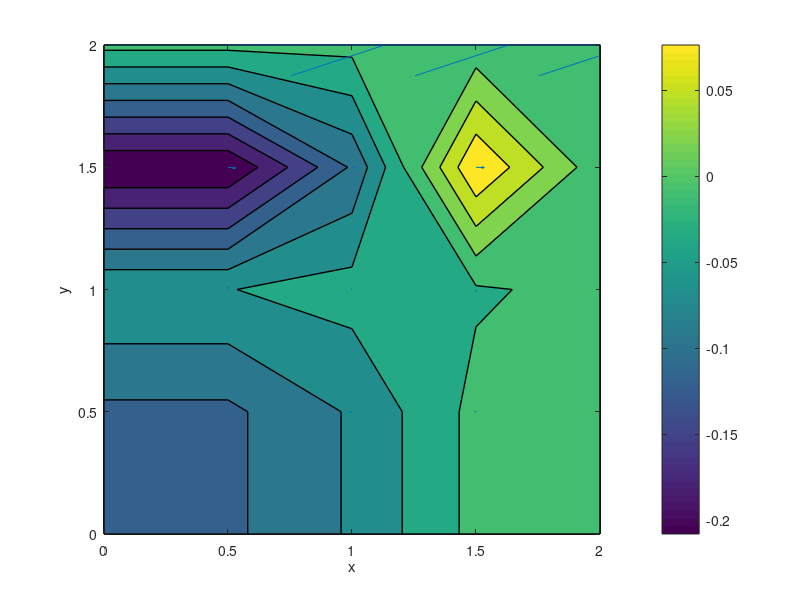

MATLAB code for this plot:
%Step 10 :  Poisson Equation
 
% 
 
clear all
nx=5; ny=5; nt=100; nit=50;
xmin=0; xmax=2; 
ymin=0; ymax=2;
dx = (xmax-xmin)/(nx-1); 
dy=(ymax-ymin)/(ny-1);
x=linspace(0,2,nx);
y=linspace(0,2,ny);
[Y,X]=meshgrid(y,x);
 
rho=1;
nu=0.1;
dt=0.001;
 
 
% Init
u=zeros(ny,nx);
v=zeros(ny,nx);
p=zeros(ny,nx);
b=zeros(ny,nx);
%Pressure Field
%Square Brackets of Poissons Equation
   
 
 
for it = 1:nt+1
        for i=2:(nx-1)
            for j=2:(ny-1)
                b(i,j)=rho*(1/dt*((u(i+1,j)-u(i-1,j))/(2*dx)+(v(i,j+1)-v(i,j-1))/(2*dy))-((u(i+1,j)-u(i-1,j))/(2*dx))^2-2*((u(i,j+1)-u(i,j-1))/(2*dy)*(v(i+1,j)-v(i-1,j))/(2*dx))-((v(i,j+1)-v(i,j-1))/(2*dy))^2);
            end
        end
    for iit=1:nit+1
        pn=p;
        for i=2:(nx-1)
            for j=2:(ny-1) 
            p(i,j)=((pn(i+1,j)+pn(i-1,j))*dy^2+(pn(i,j+1)+pn(i,j-1))*dx^2)/(2*(dx^2+dy^2))-dx^2*dy^2/(2*(dx^2+dy^2))*b(i,j);
            end
        end
        p(:,ny) =p(:,ny-1); %%dp/dy = 0 at y = 2
        p(1,:) = p(2,:);    %%dp/dy = 0 at y = 0
        p(:,1)=p(:,2);      %%dp/dx = 0 at x = 0
        p(:,ny)=0;          %%dp = 0 at y = 2
 
    end
     
    un = u;
    vn = v;
     
    for j=2:nx-1
        for i=2:ny-1        
        %Velocity Field
        u(i,j) = un(i,j)-un(i,j)*dt/dx*(un(i,j)-un(i-1,j))-vn(i,j)*dt/dy*(un(i,j)-un(i,j-1))-dt/(2*rho*dx)*(p(i+1,j)-p(i-1,j))+nu*(dt/dx^2*(un(i+1,j)-2*un(i,j)+un(i-1,j))+ (dt/dy^2*(un(i,j+1)-2*un(i,j)+un(i,j-1))));
        v(i,j) = vn(i,j)-un(i,j)*dt/dx*(vn(i,j)-vn(i-1,j))-vn(i,j)*dt/dy*(vn(i,j)-vn(i,j-1))-dt/(2*rho*dy)*(p(i,j+1)-p(i,j-1))+nu*(dt/dx^2*(vn(i+1,j)-2*vn(i,j)+vn(i-1,j))+ (dt/dy^2*(vn(i,j+1)-2*vn(i,j)+vn(i,j-1))));
        end
    end
        u(1,:)=0;
        u(:,1)=0;
        u(nx,:)=0;
        u(:,ny)=1;
        v(1,:)=0;
        v(ny,:)=0;
        v(:,1)=0;
        v(nx,:)=0;
 
 end
contourf(x,y,p.','linewidth',1)
hold on
quiver(x,y,u.',v.',2)
xlabel('x')
ylabel('y')
colorbar